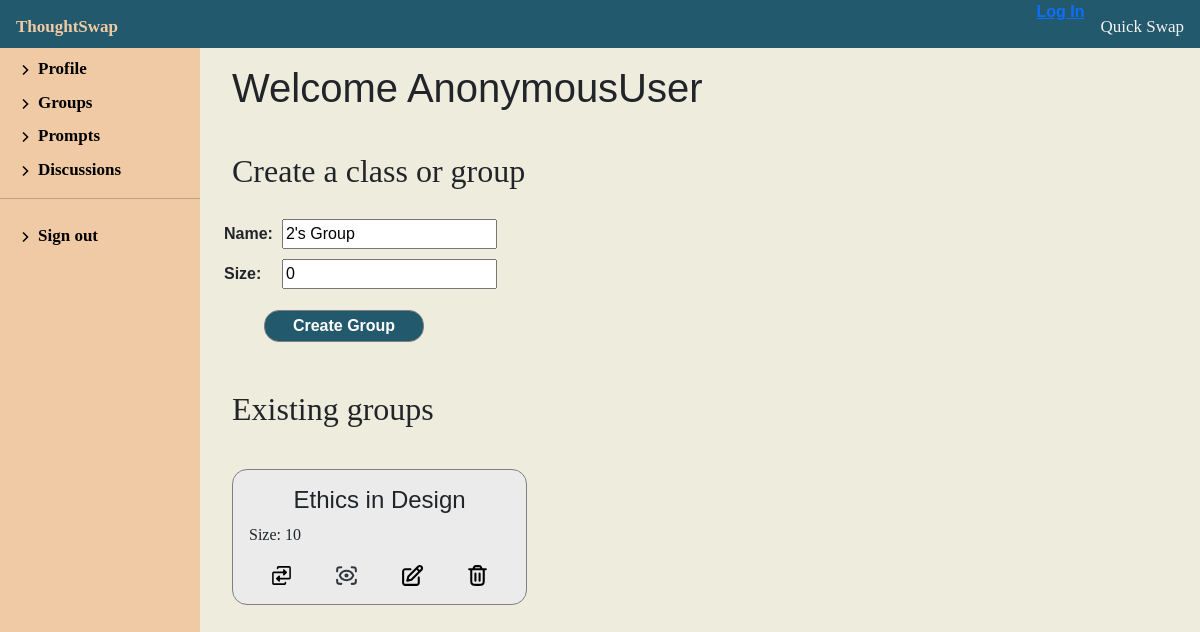
/discussion/2/groups/, run on an earlier commit of the app's database.
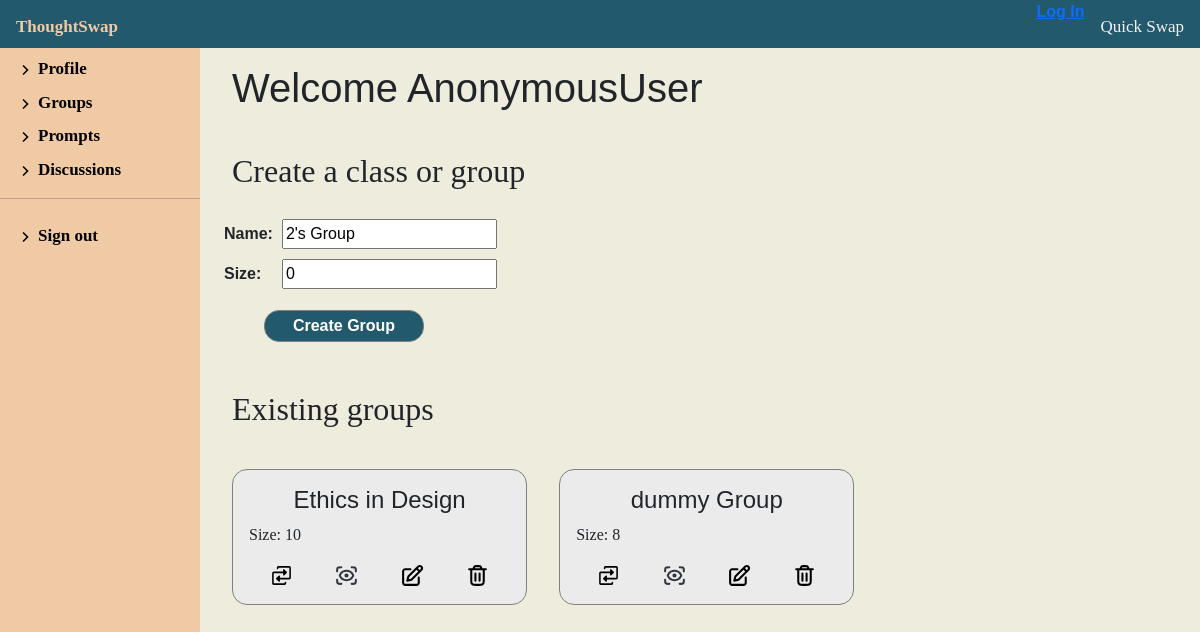
And on a later commit of the database.
### discussion/models.py (models this page shows, shortened)
class Group(models.Model):
    facilitator = models.ForeignKey(
        'Facilitator', on_delete=models.SET_NULL, null=True)
    name = models.CharField(max_length=100, null=False, blank=False, default='Group')
    size = models.IntegerField(null=False, blank=False, default=0)

### discussion/views.py (the view)
# urls.py: path('<int:pk>/groups/', views.FacilitatorGroupView.as_view(), name='facilitator-groups'),
class FacilitatorGroupView(generic.ListView):
    model = Facilitator
    template_name = 'discussion/profile/group_display.html'
    def get_context_data(self, **kwargs):
        context = super(FacilitatorGroupView,
                        self).get_context_data(**kwargs)
        pk = self.kwargs['pk']
        context['facilitator'] = Facilitator.objects.get(
            pk=pk)
        facilitator = get_object_or_404(Facilitator, pk=pk)
        form = GroupModelForm(
            initial={'facilitator': facilitator, 'size': 0, 'name': f"{pk}'s Group"})
        context['form'] = form
        return context

### discussion/forms.py (shortened to what this page needs)
class GroupModelForm(ModelForm):
    class Meta:
        model = Group
        fields = ['name', 'size']

### discussion/templates/discussion/profile/group_display.html (shortened to what this page needs)
{% extends "discussion/profile/facilitator_profile.html" %}
{% block profileContent %}
<div class="facilitator-profile" id="group_background">
    <h1 class="discussion-header">Welcome {{ user }}</h1>
    <div class="profile-container" id="create-prompt">
        <h2 class="discussion-header">Create a class or group</h2>
        <div>
            <form action="{% url 'create-group' pk=facilitator.pk %}" method="post">
                <table>
                    {{ form.as_table }}
                </table>
                <button class="create-group-btn" type="submit">Create Group</button>
            </form>
        </div>
        <h2 class="discussion-header">Existing groups</h2>
        <div class="group-board">
            {% for group in facilitator.group_set.all %}
            <div class="group-crud">
                <h1 class="group-header">{{ group.name }}</h1>
                <p class="group-content">Size: {{ group.size }}</p>
                <div class="group-ud">
                    <div class="tip-container">
                        <a class="ud-link start-disc" href="{% url 'create-discussion' %}"
                            alt="View Group"><img src="/static//media/swap-fill-svgrepo-com.svg"
                                alt="start swap button">
                            <span class="ud-tool">Start New Discussion</span></a>
                    </div>
                    <div class="tip-container">
                        <a class="ud-link view-group" href="{% url 'view-group' pk=facilitator.pk name=group.name %}"
                            alt="View Group"><img src="/static//media/view-alt-svgrepo-com.svg" alt="View Group button">
                            <span class="ud-tool">View Group</span></a>
                    </div>
                    <div class="tip-container">
                        <a class="ud-link edit-group" href="{% url 'change-group' pk=facilitator.pk name=group.name %}"
                            alt="View Group"><img src="/static//media/edit-svgrepo-com.svg" alt="edit group button">
                            <span class="ud-tool">Edit Group</span></a>
                    </div>
                    <div class="tip-container">
                        <a class="ud-button delete-group" href="{% url 'delete-group' pk=facilitator.pk name=group.name %}"><img
                                src="/static/media/trash-svgrepo-com.svg" alt="delete group button">
                            <span class="ud-tool">Delete Group</span></a>
                    </div>
                </div>
            </div>
            {% endfor %}
        </div>
    </div>
    {% endblock %}

What changed in the data, as far as the page shows it:
added Group: name "dummy Group", size "8"
